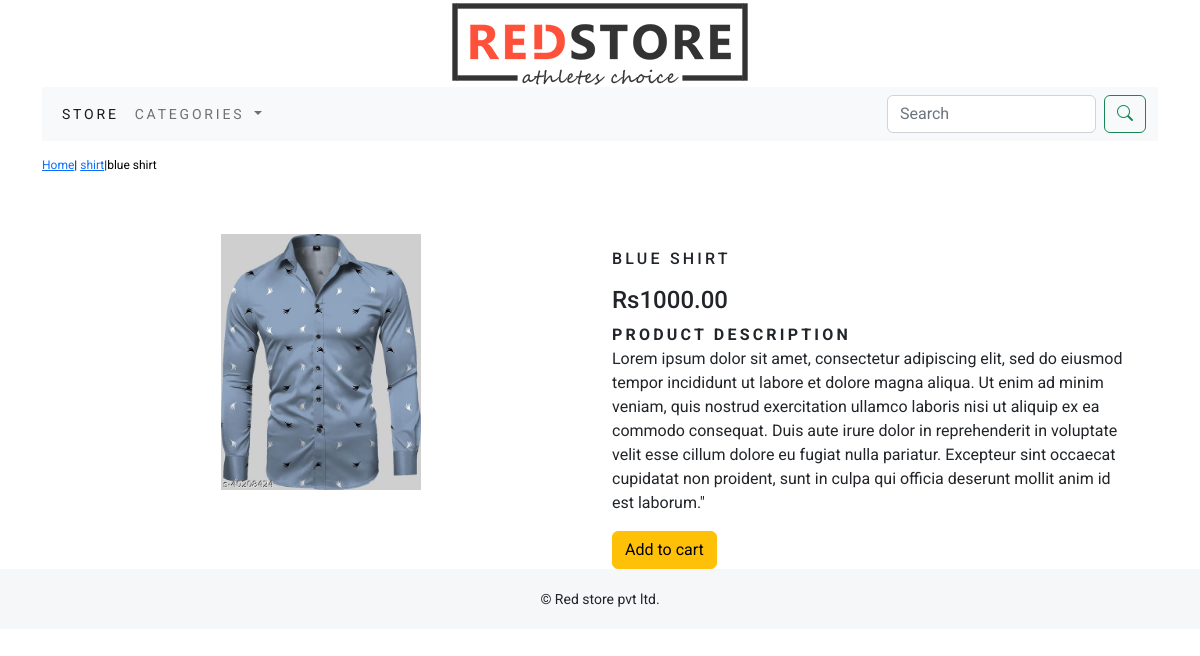
The page /shop/shirt/blue-shirt on the database its author committed.
### shop/models.py (models this page shows, shortened)
class Product(models.Model):
    name=models.CharField(max_length=250,unique=True)
    slug=models.SlugField(max_length=250,unique=True)
    description=models.TextField(blank=True)
    price=models.DecimalField(max_digits=10,decimal_places=2)
    category=models.ForeignKey(Category,on_delete=models.CASCADE)
    image=models.ImageField(upload_to='products',blank=True)
    stock=models.IntegerField()
    available=models.BooleanField(default=True)
    created=models.DateTimeField(auto_now_add=True)
    updated=models.DateTimeField(auto_now=True)
    class Meta:
        ordering=('name',)
        verbose_name='product'
        verbose_name_plural='products'

class Category(models.Model):
    name=models.CharField(max_length=250,unique= True)
    slug=models.SlugField(max_length=250,unique=True)
    description=models.TextField(blank=True)
    image=models.ImageField(upload_to='category',blank=True)
    class Meta:
        ordering=('name',)
        verbose_name='category'
        verbose_name_plural='categories'
    def get_url(self):
        return reverse('shop:products_by_category',args=[self.slug])
    def __str__(self):
        return  '{}'.format(self.name)

### shop/views.py (the view)
# urls.py: path('<slug:c_slug>/<slug:product_slug>', views.proDetail, name='prodCatdetail')
def proDetail(request,c_slug,product_slug):
    try:
        product = Product.objects.get(category__slug=c_slug,slug=product_slug)
    except Exception as e:
        raise e
    return render(request,'product.html',{'product':product})

### cart/context_processors.py (called while the page is built)
def counter(request):
    item_count=0
    if 'admin' in request.path:
        return  {}
    else:
        try:
            cart=Cart.objects.filter(cart_id=_cart_id(request))
            cart_items=CartItem.objects.all().filter(cart=cart[:1])
            for cat_item in cart_items:
                item_count += cat_item.quantity
        except Cart.DoesNotExist:
            item_count = 0
    return dict(item_count=item_count)

### cart/views.py (called while the page is built)
def _cart_id(request):
    cart=request.session.session_key
    if not cart:
        cart=request.session.create()
    return cart

### shop/context_processors.py (called while the page is built)
def menu_links(request):
    links=Category.objects.all()
    return dict(links=links)

### templates/product.html (shortened to what this page needs)
{% extends 'base.html' %}
{% load static %}
{% block content %}
<div class="row my_prod_row_class">
    <div class="mx_auto">
        <p><a href="{% url 'shop:allProdCat' %}">Home</a>| <a href="{{ product.category.get_url }}">{{product.category}}</a>|{{product.name}} </p>
    </div>
</div>
<div class="container">
<br>
<div class="row">
    <div class="col-12 col-sm-12 col-md12 col-lg-6 text-center ">
        <div style="min-width:18rem">
            <img src="{{product.image.url}}" alt="{{product.name}}" width="200px">
        </div>
    </div>
    <div class="col-12 col-sm-12 col-md-12 col-lg-6">
        <div>
        <h1 class="my_prod_title">{{product.name}}</h1>
        <h4>Rs{{product.price}}</h4>
        <b class="my_title" >product description</b>
        <p class="text-justify my_prod_txt">{{product.description}}</p>
        {% if product.stock <= 0 %}
          <p class="text-justify my_prod_txt"><b>out of stock</b></p>
        {% else %}
        <a href="{% url 'cart:add_cart' product.id %}" class="btn btn-warning">Add to cart</a>
        {% endif %}
    </div>
</div>
</div>
</div>
{% endblock %}

### static/css/custom.css (style rules this page uses)
body { font-family: 'Roboto', sans-serif; }
.my_title { font-size:16px; text-transform:uppercase; letter-spacing:.2em; }
.my_prod_row_class { padding-top:15px; padding-bottom:20px; }
.my_prod_row_class .mx_auto { color:#000; font-size:12px; text-decoration:none; }
.my_prod_title { font-size:16px; text-transform:uppercase; letter-spacing:.2em; padding-top:15px; padding-bottom:10px; }
.my_prod_txt { padding-right:20px; }

### rows shown on the page
Product: category "shirt", name "blue shirt", image (picture), name "BLUE SHIRT", price "1000.00", description "Lorem ipsum dolor sit amet, consectetur adipiscing elit, sed do eiusmod tempor incididunt ut labore et dolore magna aliqua. Ut enim ad minim veniam, quis nostrud exercitation ullamco laboris nisi ut aliquip ex ea commodo consequat. Duis aute irure dolor in reprehenderit in voluptate velit esse cillum dolore eu fugiat nulla pariatur. Excepteur sint occaecat cupidatat non proident, sunt in culpa qui officia deserunt mollit anim id est laborum.\""
